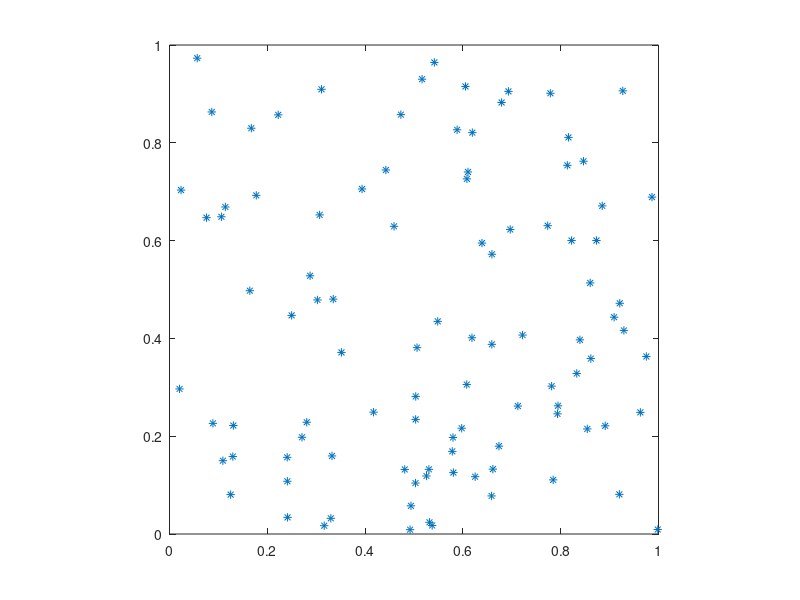

Source code (MATLAB): (Note: this script raises an error after producing the figure.)
tic

totalPointCounts = [100, 1000, 10000]; 

len = length(totalPointCounts);
insidePointCounts = zeros(len, 1);
area = zeros(len, 1);

%% main program
j = 0;
for N = totalPointCounts
    j = j + 1;
    
    % generate N random points with range [0, 1)
    points = rand(N, 2);
    
    % set axis and grid
    axis([0, 1, 0, 1]);
    grid on; % show grid

    if (j > 1)
        figure;
    end
    
    % draw points
    i = 1:N;
    plot(points(i, 1), points(i, 2), '*');
    hold on;

    % draw quarter circle
    axis square;
    f = ezplot('x^2+y^2-1=0', [0, 1, 0, 1]);
    set(f, 'LineWidth', 4, 'color', 'k');
    
    % count the number of points inside the quarter circle
    count = 0;
    for i = 1:N
        if ((points(i, 1)^2 + points(i, 2)^2) <= 1)
            count = count + 1;
        end
    end
    insidePointCounts(j, 1) = count;
    
    % calculate Pi: points inside/total points
    area(j, 1) = insidePointCounts(j, 1) ./ N;
    area(j, 2) = N;
    
    count
end

%% plot line chart
figure;
i = 1:3;
plot(area(i, 2), area(i, 1), '*-');

toc
